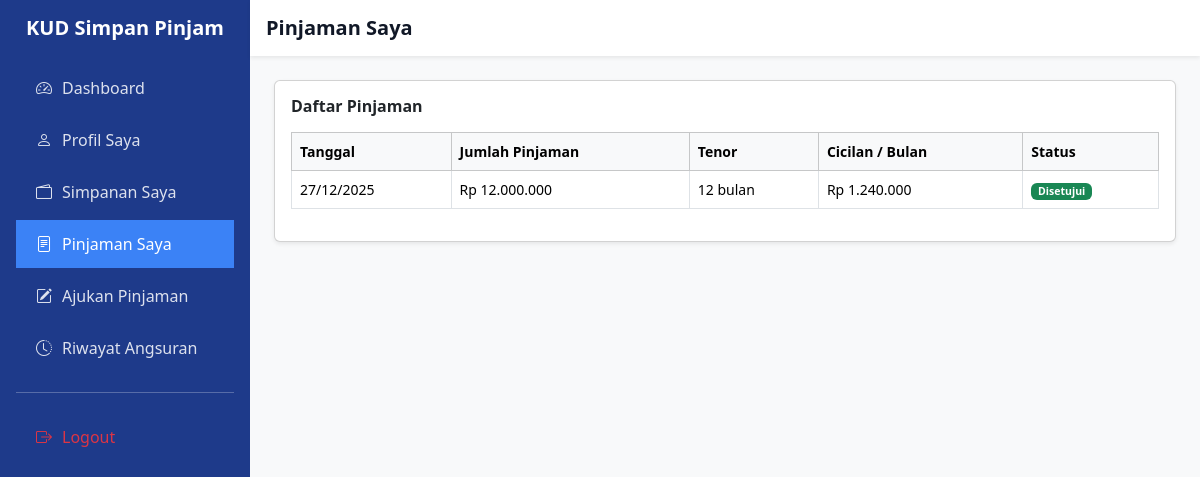
/anggota/pinjaman.php (signed in), run on the app's committed database.
### tables this page shows
CREATE TABLE `pengajuan_pinjaman` (
  `id_pengajuan` int NOT NULL,
  `id_anggota` int NOT NULL,
  `tanggal_pengajuan` date NOT NULL,
  `jumlah_pinjaman` decimal(15,2) NOT NULL,
  `tenor` int NOT NULL,
  `bunga` decimal(15,2) NOT NULL,
  `cicilan` decimal(15,2) NOT NULL,
  `status` enum('menunggu','disetujui','ditolak') DEFAULT 'menunggu',
  `created_at` timestamp NULL DEFAULT CURRENT_TIMESTAMP
);

### anggota/pinjaman.php (the view, shortened to what this page needs)
<?php
require_once '../config/database.php';
$id_user = $_SESSION['id_user'];
$qAnggota = mysqli_query($conn, "
    SELECT id_anggota
    FROM anggota
    WHERE id_user = '$id_user'
");
$dataAnggota = mysqli_fetch_assoc($qAnggota);
$id_anggota  = $dataAnggota['id_anggota'] ?? 0;
$qPinjaman = mysqli_query($conn, "
    SELECT *
    FROM pengajuan_pinjaman
    WHERE id_anggota = '$id_anggota'
    ORDER BY tanggal_pengajuan DESC
");
?>
<!DOCTYPE html>
<html lang="id">
<head>
<link href="https://cdn.jsdelivr.net/npm/bootstrap@5.3.3/dist/css/bootstrap.min.css" rel="stylesheet">
<link href="https://cdn.jsdelivr.net/npm/bootstrap-icons/font/bootstrap-icons.css" rel="stylesheet">
<link rel="stylesheet" href="../assets/style.css">
</head>
<body>
<div class="d-flex min-vh-100">
<aside class="sidebar p-3">
  <h5 class="fw-bold text-center mb-4">KUD Simpan Pinjam</h5>
  <ul class="nav flex-column gap-1">
    <li class="nav-item"><a class="nav-link" href="dashboard.php"><i class="bi bi-speedometer2"></i> Dashboard</a></li>
    <li class="nav-item"><a class="nav-link" href="profil.php"><i class="bi bi-person"></i> Profil Saya</a></li>
    <li class="nav-item"><a class="nav-link" href="simpanan.php"><i class="bi bi-wallet2"></i> Simpanan Saya</a></li>
    <li class="nav-item"><a class="nav-link active" href="pinjaman.php"><i class="bi bi-file-text"></i> Pinjaman Saya</a></li>
    <li class="nav-item"><a class="nav-link" href="ajukan_pinjaman.php"><i class="bi bi-pencil-square"></i> Ajukan Pinjaman</a></li>
    <li class="nav-item"><a class="nav-link" href="angsuran.php"><i class="bi bi-clock-history"></i> Riwayat Angsuran</a></li>
    <hr>
    <li class="nav-item"><a class="nav-link text-danger" href="../auth/logout.php"><i class="bi bi-box-arrow-right"></i> Logout</a></li>
  </ul>
</aside>
<main class="flex-fill bg-light">
<div class="p-3 bg-white shadow-sm">
  <h5 class="fw-semibold mb-0">Pinjaman Saya</h5>
</div>
<div class="container-fluid p-4">
<div class="card shadow-sm">
<div class="card-body">
<h6 class="fw-semibold mb-3">Daftar Pinjaman</h6>
<div class="table-responsive">
<table class="table table-bordered align-middle">
<thead class="table-light">
<tr>
  <th>Tanggal</th>
  <th>Jumlah Pinjaman</th>
  <th>Tenor</th>
  <th>Cicilan / Bulan</th>
  <th>Status</th>
</tr>
</thead>
<tbody>
<?php if (mysqli_num_rows($qPinjaman) > 0): ?>
<?php while ($row = mysqli_fetch_assoc($qPinjaman)): ?>
<tr>
  <td><?= date('d/m/Y', strtotime($row['tanggal_pengajuan'])) ?></td>
  <td>Rp <?= number_format($row['jumlah_pinjaman'], 0, ',', '.') ?></td>
  <td><?= $row['tenor'] ?> bulan</td>
  <td>Rp <?= number_format($row['cicilan'], 0, ',', '.') ?></td>
  <td>
    <?php
      if ($row['status'] === 'menunggu') {
          echo '<span class="badge bg-warning text-dark">Menunggu</span>';
      } elseif ($row['status'] === 'disetujui') {
          echo '<span class="badge bg-success">Disetujui</span>';
      } else {
          echo '<span class="badge bg-danger">Ditolak</span>';
      }
    ?>
  </td>
</tr>
<?php endwhile; ?>
<?php endif; ?>
</tbody>
</table>
</div>
</div>
</div>
</div>
</main>
</div>
</body>
</html>

### assets/style.css (style rules this page uses)
:root { --primary-blue: #1E3A8A; --secondary-blue: #3B82F6; --background-light: #F3F4F6; --card-white: #FFFFFF; --card-border: #E5E7EB; --success-green: #16A34A; --text-dark: #111827; --text-muted: #6B7280; }
* { margin: 0; padding: 0; box-sizing: border-box; }
body { font-family: system-ui, -apple-system, "Segoe UI", Roboto, Arial, sans-serif; background-color: var(--background-light); color: var(--text-dark); }
a { text-decoration: none; color: inherit; }
.sidebar { width: 250px; min-height: 100vh; background-color: var(--primary-blue); color: #fff; }
.sidebar .nav-link { color: rgba(255, 255, 255, 0.85); padding: 12px 20px; display: flex; align-items: center; gap: 10px; }
.sidebar .nav-link.active { background-color: var(--secondary-blue); color: #fff; font-weight: 500; }
.table thead { background-color: #F9FAFB; }
.table th { font-weight: 600; font-size: 14px; }
.table td { font-size: 14px; }

### data on the page
pengajuan_pinjaman: tanggal_pengajuan "27/12/2025", jumlah_pinjaman "12.000.000", tenor "12", cicilan "1.240.000", status "Disetujui"
